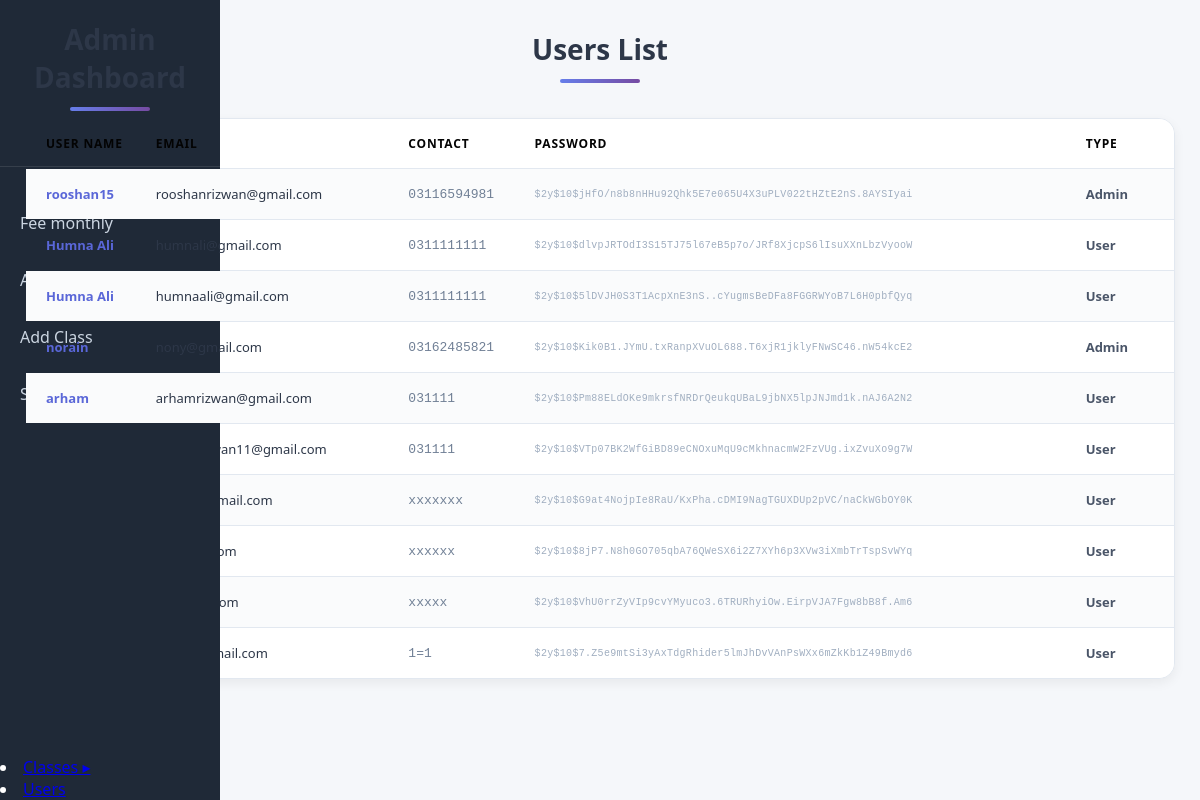
Page /user.php (signed in) on the committed database.
### tables this page shows
CREATE TABLE `signup` (
  `id` int(11) NOT NULL,
  `username` varchar(255) DEFAULT NULL,
  `email` varchar(255) DEFAULT NULL,
  `phonenumber` varchar(35) DEFAULT NULL,
  `Password` varchar(255) DEFAULT NULL,
  `type` varchar(10) NOT NULL DEFAULT 'user'
);

### user.php (the view, shortened to what this page needs)
<?php
include __DIR__ . '/adminsidebar.php';
$sql = "SELECT username, email, phonenumber, Password, type
        FROM signup
        WHERE type='user' OR type='admin' OR type=' '";
$result = mysqli_query($conn, $sql);
?>
<!DOCTYPE html>
<html>
<head>
    <link href="user.css" rel="stylesheet">
</head>
<body>
<div class="container">
        <h2>Users List</h2>
        <div class="table-responsive">
        <table>
            <tr>
                <th>User Name</th>
                <th>Email</th>
                <th>Contact</th>
                <th>Password</th>
                <th>Type</th>
            </tr>
            <?php
            if (mysqli_num_rows($result) > 0) {
                while ($row = mysqli_fetch_assoc($result)) {
                    echo "<tr>
                        <td>{$row['username']}</td>
                        <td>{$row['email']}</td>
                        <td>{$row['phonenumber']}</td>
                        <td>{$row['Password']}</td>
                        <td>{$row['type']}</td>
                    </tr>";
                }
            } else {
                echo "<tr><td colspan='5'>No user found</td></tr>";
            }
            ?>
        </table>
    </div>
</div>
</body>
</html>

### adminsidebar.css (style rules this page uses)
* { margin: 0; padding: 0; box-sizing: border-box; font-family: 'Segoe UI', Tahoma, Geneva, Verdana, sans-serif; }

### user.css (style rules this page uses)
* { margin: 0; padding: 0; box-sizing: border-box; }
body { font-family: 'Segoe UI', Tahoma, Geneva, Verdana, sans-serif; background: #f5f7fa; min-height: 100vh; }
.container { margin-left: 250px; padding: 40px 50px; background: #f5f7fa; }
h2 { color: #2d3748; font-size: 28px; font-weight: 700; margin-bottom: 35px; text-align: center; position: relative; padding-bottom: 15px; }
h2::after { content: ''; position: absolute; bottom: 0; left: 50%; transform: translateX(-50%); width: 80px; height: 4px; background: linear-gradient(90deg, #667eea, #764ba2); border-radius: 2px; }
.table-responsive { background: white; border-radius: 16px; box-shadow: 0 4px 12px rgba(0, 0, 0, 0.06); border: 1px solid #e2e8f0; overflow: hidden; }
table { width: 100%; border-collapse: collapse; background: white; table-layout: fixed; }
table th { padding: 16px 8px; text-align: left; font-weight: 600; font-size: 12px; color: rgb(3, 3, 3); font-weight: 900; text-transform: uppercase; letter-spacing: 0.8px; white-space: nowrap; border: none; }
table th:first-child { border-top-left-radius: 16px; padding-left: 20px; }
table th:last-child { border-top-right-radius: 16px; padding-right: 20px; }
table tbody tr { border-bottom: 1px solid #e2e8f0; transition: all 0.25s ease; }
table tbody tr:last-child { border-bottom: none; }
table td { padding: 16px 8px; text-align: left; color: #4a5568; font-size: 13px; border: none; white-space: nowrap; overflow: hidden; text-overflow: ellipsis; }
table td:first-child { padding-left: 20px; }
table td:last-child { padding-right: 20px; }
table th:nth-child(1), table td:nth-child(1) { width: 10%; }
table th:nth-child(2), table td:nth-child(2) { width: 22%; }
table th:nth-child(3), table td:nth-child(3) { width: 11%; }
table th:nth-child(4), table td:nth-child(4) { width: 48%; }
table th:nth-child(5), table td:nth-child(5) { width: 9%; }
table td:nth-child(1) { font-weight: 600; color: #5a67d8; }
table td:nth-child(2) { color: #2d3748; }
table td:nth-child(3) { font-family: 'Courier New', monospace; color: #718096; font-size: 13px; }
table td:nth-child(4) { font-family: 'Courier New', monospace; font-size: 11px; color: #a0aec0; letter-spacing: 0.3px; word-break: break-all; }
table td:nth-child(5) { font-weight: 600; text-transform: capitalize; font-size: 13px; }
table tbody tr td:nth-child(5) { position: relative; }
table tbody tr:nth-child(even) { background: #fafbfc; }
@media screen and (max-width: 1400px) { table td:nth-child(4) { font-size: 10px; } }
@media screen and (max-width: 1200px) { .container { margin-left: 0; padding: 30px 25px; } }
@media screen and (max-width: 1200px) { table th, table td { padding: 16px 15px; } }
@media screen and (max-width: 1200px) { table th:first-child, table td:first-child { padding-left: 20px; } }
@media screen and (max-width: 1200px) { table th:last-child, table td:last-child { padding-right: 20px; } }
table tbody tr { animation: fadeIn 0.3s ease-in-out; }
table tbody tr:nth-child(1) { animation-delay: 0.05s; }
table tbody tr:nth-child(2) { animation-delay: 0.1s; }
table tbody tr:nth-child(3) { animation-delay: 0.15s; }
table tbody tr:nth-child(4) { animation-delay: 0.2s; }
table tbody tr:nth-child(5) { animation-delay: 0.25s; }
table tbody tr:nth-child(6) { animation-delay: 0.3s; }

### rows in the picture
signup: username "rooshan15", email "rooshanrizwan@gmail.com", phonenumber "03116594981", Password "$2y$10$jHfO/n8b8nHHu92Qhk5E7e065U4X3uPLV022tHZtE2nS.8AYSIyai", type "Admin"
signup: username "Humna Ali", email "humnali@gmail.com", phonenumber "0311111111", Password "$2y$10$dlvpJRTOdI3S15TJ75l67eB5p7o/JRf8XjcpS6lIsuXXnLbzVyooW", type "User"
signup: username "Humna Ali", email "humnaali@gmail.com", phonenumber "0311111111", Password "$2y$10$5lDVJH0S3T1AcpXnE3nS..cYugmsBeDFa8FGGRWYoB7L6H0pbfQyq", type "User"
signup: username "norain", email "nony@gmail.com", phonenumber "03162485821", Password "$2y$10$Kik0B1.JYmU.txRanpXVuOL688.T6xjR1jklyFNwSC46.nW54kcE2", type "Admin"
signup: username "arham", email "arhamrizwan@gmail.com", phonenumber "031111", Password "$2y$10$Pm88ELdOKe9mkrsfNRDrQeukqUBaL9jbNX5lpJNJmd1k.nAJ6A2N2", type "User"
signup: email "arhamrizwan11@gmail.com", phonenumber "031111", Password "$2y$10$VTp07BK2WfGiBD89eCNOxuMqU9cMkhnacmW2FzVUg.ixZvuXo9g7W", type "User"
signup: phonenumber "xxxxxxx", Password "$2y$10$G9at4NojpIe8RaU/KxPha.cDMI9NagTGUXDUp2pVC/naCkWGbOY0K", type "User"
signup: phonenumber "xxxxxx", Password "$2y$10$8jP7.N8h0GO705qbA76QWeSX6i2Z7XYh6p3XVw3iXmbTrTspSvWYq", type "User"
signup: phonenumber "xxxxx", Password "$2y$10$VhU0rrZyVIp9cvYMyuco3.6TRURhyiOw.EirpVJA7Fgw8bB8f.Am6", type "User"
signup: phonenumber "1=1", Password "$2y$10$7.Z5e9mtSi3yAxTdgRhider5lmJhDvVAnPsWXx6mZkKb1Z49Bmyd6", type "User"
